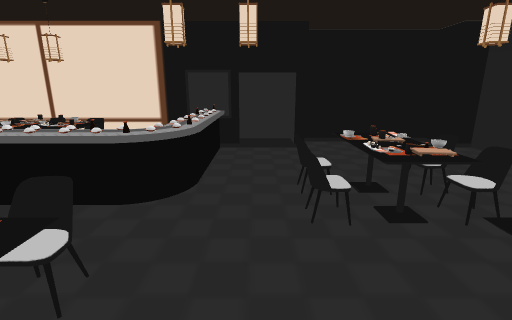
[1] (above)

16 first-person views from a walk through a scene from a Unity 3-D project. The camera is 1.5 m above the floor, tilts 14° down and sees 85° across. Doors are open. The floor is counted in squares, 0.5 m on a side. Each view is taken from the middle of a square. On the plan, view 1 faces up. The plan holds only what a view shows up to about 20 squares ahead; the rest is blank. The place goes on beyond the plan. The player character is not drawn. Some animated figures are left out.

[2]
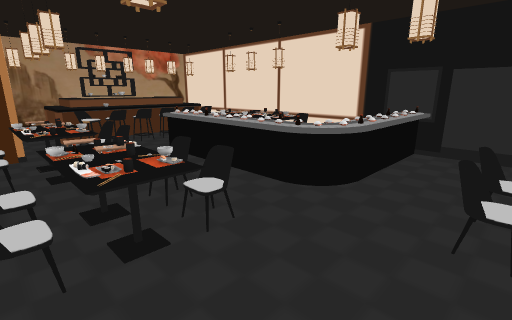

[3]
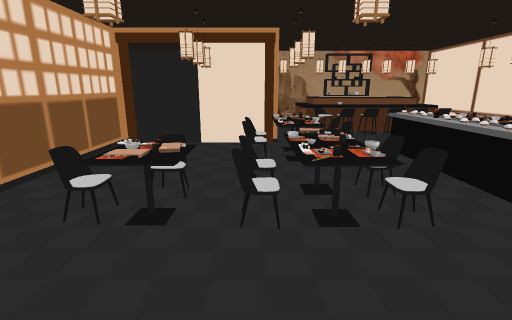

[4]
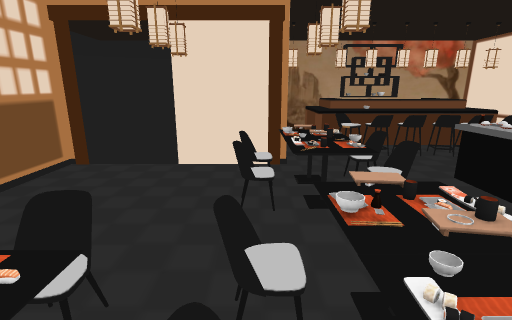

[5]
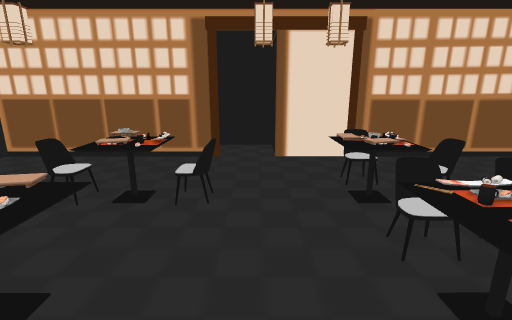

[6]
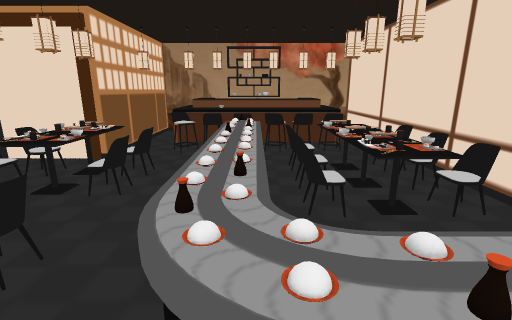

[7]
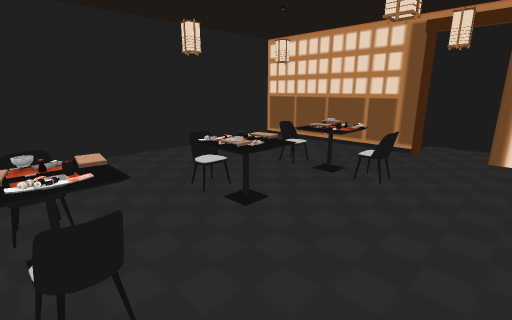

[8]
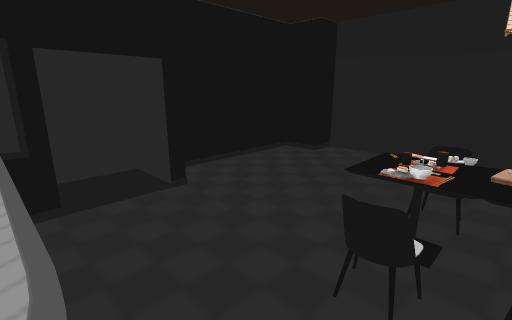

[9]
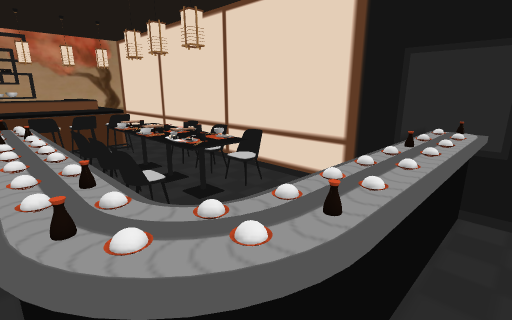

[10]
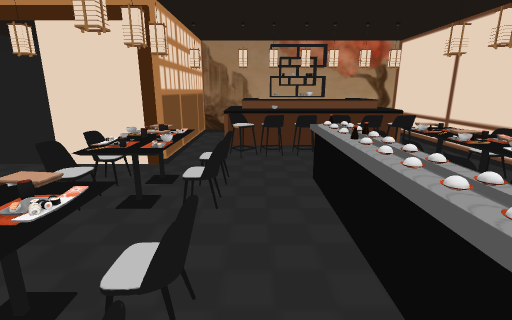

[11]
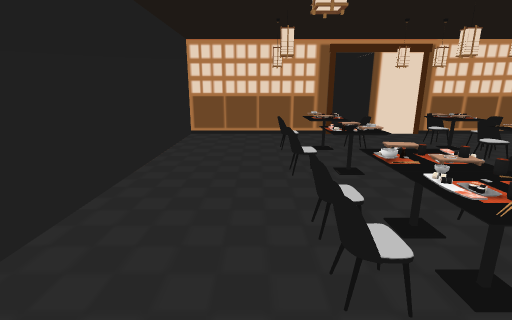

[12]
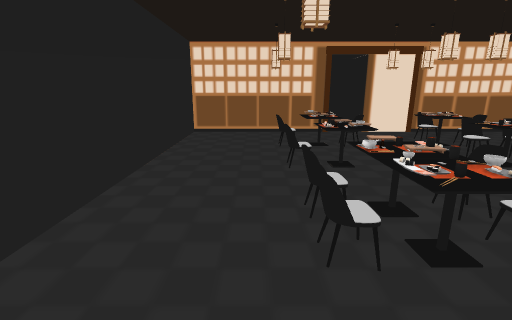

[13]
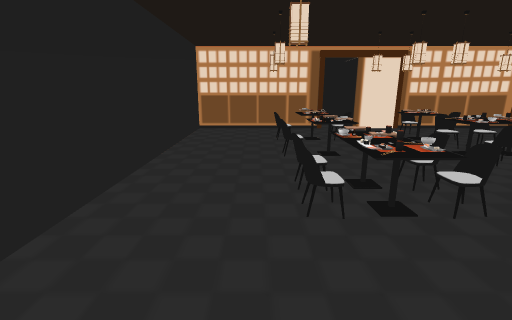

[14]
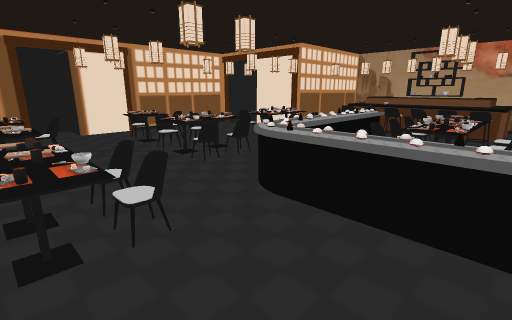

[15]
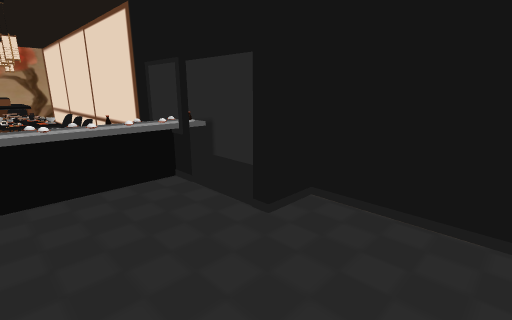

[16]
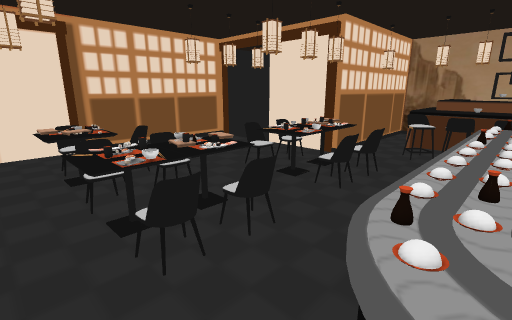

### Floor plan
Key: @ floor where view 1 was taken; # wall or solid block; x gap in a wall; . floor; D open door; = window, fence, low wall or low ledge; ^ raised ledge; C chair; T table; O other object.
Columns run from 22 left of view 1 to 12 right of it. Each row starts with its distance up from view 1.
 18                   #######
 17                   # ....#########
 16                   #^^...##......#
 15 ###################^^DDDD#......###
 14 #.........C.C.C.   ^^.............
 13 #.^^^^   .O.O.O.   ^^.............
 12 # ^^^^== T===##T   ^^.............
 11 # ^^^^.^ TTTTT=T   ^^.............
 10 #   ^^.^..O.O.O.   ^^.............
  9 #   ^^==..CCCCCC   ^^... TTTC.....
  8     ^^.....^^^^^^^^^^..C=TT=C.....
  7 #   ^^.^ ..^^^^^^^^^...C.#T=C.....
  6 #   ^^== ...............OT=TC.....
  5 # ^^^^...................TT.......
  4 #^^^^^.^...CCC...CCC..............
  3 #.^^^=....TTTTT.T=T=T....#T=......
  2 #.........TOT#T.T#T#T....T =C.....
  1 ##########T=TTT.TTT=T....=TT......
  0          #.C.C...C.C..@...........
 -1          #.C.C....#C.....  .......
 -2          #.......CTTT...TT=.C.....
 -3          x.......O=TT..CTT#OO.....
 -4          D........=C.....  .......
 -5          D........CC..............
 -6          D........................
 -7          D........................
 -8          ############DDDD##########
 -9                      #..#
-10                      #..#

Positions as (right, up) in squares from view 1, and headings:
1: (0, 0), facing up
2: (2, 0), facing up-left
3: (3, 0), facing left
4: (-2, 0), facing left
5: (0, 5), facing down
6: (-1, 8), facing left
7: (-2, 7), facing down-right
8: (-2, 7), facing up-right
9: (-1, 7), facing up-left
10: (-2, 5), facing left
11: (7, 12), facing down
12: (7, 13), facing down
13: (7, 15), facing down
14: (4, 14), facing down-left
15: (7, 10), facing up-left
16: (-1, 8), facing down-left
